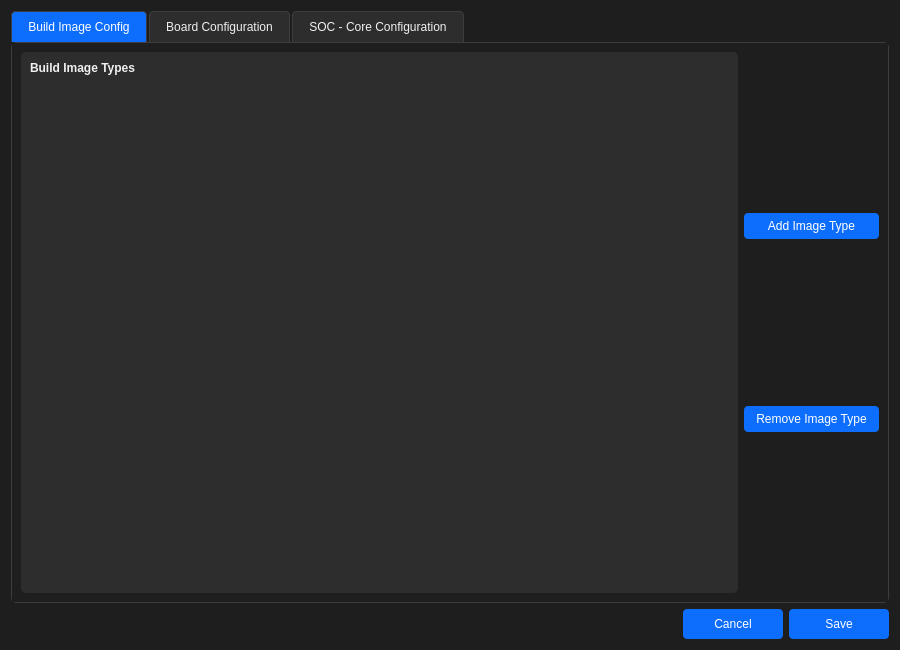
<?xml version="1.0" encoding="UTF-8"?>
<ui version="4.0">
 <class>CoreConfigManager</class>
 <widget class="QWidget" name="CoreConfigManager">
  <property name="geometry">
   <rect>
    <x>0</x>
    <y>0</y>
    <width>900</width>
    <height>650</height>
   </rect>
  </property>
  <property name="windowTitle">
   <string>Core Configuration Manager</string>
  </property>
  <property name="styleSheet">
   <string notr="true">/* Dark theme stylesheet */
QWidget {
    background-color: #1e1e1e;
    color: #f0f0f0;
}

QLabel {
    color: #f0f0f0;
}

QFrame {
    background-color: #2d2d2d;
    border-radius: 5px;
}

QPushButton {
    background-color: #0d6efd;
    color: white;
    border: none;
    padding: 6px 12px;
    border-radius: 4px;
}

QPushButton:hover {
    background-color: #0b5ed7;
}

QPushButton:pressed {
    background-color: #0a58ca;
}

QTabWidget::pane {
    border: 1px solid #3d3d3d;
    background-color: #1e1e1e;
    border-radius: 5px;
}

QTabBar::tab {
    background-color: #2d2d2d;
    color: #f0f0f0;
    padding: 8px 16px;
    border-top-left-radius: 4px;
    border-top-right-radius: 4px;
    border: 1px solid #3d3d3d;
    border-bottom: none;
    margin-right: 2px;
}

QTabBar::tab:selected {
    background-color: #0d6efd;
    color: white;
}

QTabBar::tab:hover {
    background-color: #3d3d3d;
}

QTabBar::tab:selected:hover {
    background-color: #0b5ed7;
}

QTreeWidget, QTableWidget {
    background-color: #2d2d2d;
    alternate-background-color: #363636;
    border: 1px solid #3d3d3d;
    gridline-color: #3d3d3d;
}

QHeaderView::section {
    background-color: #3d3d3d;
    color: #f0f0f0;
    padding: 5px;
    border: 1px solid #505050;
}

QLineEdit, QPlainTextEdit, QSpinBox, QDoubleSpinBox, QComboBox, QDateTimeEdit {
    background-color: #363636;
    border: 1px solid #505050;
    color: #f0f0f0;
    padding: 4px;
    border-radius: 3px;
}

QLineEdit:focus, QPlainTextEdit:focus, QSpinBox:focus, QDoubleSpinBox:focus, QComboBox:focus, QDateTimeEdit:focus {
    border: 1px solid #0d6efd;
}

QScrollBar:vertical {
    background-color: #2d2d2d;
    width: 12px;
    margin: 0px;
}

QScrollBar::handle:vertical {
    background-color: #505050;
    min-height: 20px;
    border-radius: 6px;
}

QScrollBar::handle:vertical:hover {
    background-color: #0d6efd;
}

QScrollBar:horizontal {
    background-color: #2d2d2d;
    height: 12px;
    margin: 0px;
}

QScrollBar::handle:horizontal {
    background-color: #505050;
    min-width: 20px;
    border-radius: 6px;
}

QScrollBar::handle:horizontal:hover {
    background-color: #0d6efd;
}

QScrollBar::add-line, QScrollBar::sub-line {
    border: none;
    background: none;
}

QScrollBar::add-page, QScrollBar::sub-page {
    background: none;
}</string>
  </property>
  <layout class="QVBoxLayout" name="main_layout">
   <item>
    <widget class="QTabWidget" name="tab_widget">
     <property name="currentIndex">
      <number>0</number>
     </property>
     <widget class="QWidget" name="build_image_tab">
      <attribute name="title">
       <string>Build Image Config</string>
      </attribute>
      <layout class="QHBoxLayout" name="build_image_layout">
       <item>
        <widget class="QFrame" name="build_image_frame">
         <property name="sizePolicy">
          <sizepolicy hsizetype="Expanding" vsizetype="Expanding">
           <horstretch>0</horstretch>
           <verstretch>0</verstretch>
          </sizepolicy>
         </property>
         <property name="frameShape">
          <enum>QFrame::StyledPanel</enum>
         </property>
         <property name="frameShadow">
          <enum>QFrame::Raised</enum>
         </property>
         <layout class="QVBoxLayout" name="build_image_frame_layout">
          <item>
           <widget class="QLabel" name="build_image_label">
            <property name="font">
             <font>
              <weight>75</weight>
              <bold>true</bold>
             </font>
            </property>
            <property name="text">
             <string>Build Image Types</string>
            </property>
           </widget>
          </item>
          <item>
           <widget class="QListView" name="build_image_list_view">
            <property name="sizePolicy">
             <sizepolicy hsizetype="Expanding" vsizetype="Expanding">
              <horstretch>0</horstretch>
              <verstretch>0</verstretch>
             </sizepolicy>
            </property>
           </widget>
          </item>
         </layout>
        </widget>
       </item>
       <item>
        <layout class="QVBoxLayout" name="build_image_button_layout">
         <item>
          <spacer name="verticalSpacer">
           <property name="orientation">
            <enum>Qt::Vertical</enum>
           </property>
           <property name="sizeHint" stdset="0">
            <size>
             <width>20</width>
             <height>40</height>
            </size>
           </property>
          </spacer>
         </item>
         <item>
          <widget class="QPushButton" name="add_image_type_button">
           <property name="text">
            <string>Add Image Type</string>
           </property>
          </widget>
         </item>
         <item>
          <spacer name="verticalSpacer_2">
           <property name="orientation">
            <enum>Qt::Vertical</enum>
           </property>
           <property name="sizeHint" stdset="0">
            <size>
             <width>20</width>
             <height>20</height>
            </size>
           </property>
          </spacer>
         </item>
         <item>
          <widget class="QPushButton" name="remove_image_type_button">
           <property name="text">
            <string>Remove Image Type</string>
           </property>
          </widget>
         </item>
         <item>
          <spacer name="verticalSpacer_3">
           <property name="orientation">
            <enum>Qt::Vertical</enum>
           </property>
           <property name="sizeHint" stdset="0">
            <size>
             <width>20</width>
             <height>40</height>
            </size>
           </property>
          </spacer>
         </item>
        </layout>
       </item>
      </layout>
     </widget>
     <widget class="QWidget" name="board_config_tab">
      <attribute name="title">
       <string>Board Configuration</string>
      </attribute>
      <layout class="QHBoxLayout" name="board_config_layout">
       <item>
        <widget class="QFrame" name="board_list_frame">
         <property name="sizePolicy">
          <sizepolicy hsizetype="Expanding" vsizetype="Expanding">
           <horstretch>0</horstretch>
           <verstretch>0</verstretch>
          </sizepolicy>
         </property>
         <property name="frameShape">
          <enum>QFrame::StyledPanel</enum>
         </property>
         <property name="frameShadow">
          <enum>QFrame::Raised</enum>
         </property>
         <layout class="QVBoxLayout" name="board_list_layout">
          <item>
           <widget class="QLabel" name="board_frame_label">
            <property name="font">
             <font>
              <weight>75</weight>
              <bold>true</bold>
             </font>
            </property>
            <property name="text">
             <string>Supported Board Lists</string>
            </property>
           </widget>
          </item>
          <item>
           <widget class="QListView" name="board_list_view"/>
          </item>
         </layout>
        </widget>
       </item>
       <item>
        <layout class="QVBoxLayout" name="board_button_layout">
         <item>
          <spacer name="verticalSpacer_10">
           <property name="orientation">
            <enum>Qt::Vertical</enum>
           </property>
           <property name="sizeHint" stdset="0">
            <size>
             <width>20</width>
             <height>40</height>
            </size>
           </property>
          </spacer>
         </item>
         <item>
          <widget class="QPushButton" name="add_board_button">
           <property name="text">
            <string>Add Board</string>
           </property>
          </widget>
         </item>
         <item>
          <spacer name="verticalSpacer_11">
           <property name="orientation">
            <enum>Qt::Vertical</enum>
           </property>
           <property name="sizeHint" stdset="0">
            <size>
             <width>20</width>
             <height>20</height>
            </size>
           </property>
          </spacer>
         </item>
         <item>
          <widget class="QPushButton" name="remove_board_button">
           <property name="text">
            <string>Remove Board</string>
           </property>
          </widget>
         </item>
         <item>
          <spacer name="verticalSpacer_12">
           <property name="orientation">
            <enum>Qt::Vertical</enum>
           </property>
           <property name="sizeHint" stdset="0">
            <size>
             <width>20</width>
             <height>40</height>
            </size>
           </property>
          </spacer>
         </item>
        </layout>
       </item>
      </layout>
     </widget>
     <widget class="QWidget" name="soc_core_tab">
      <attribute name="title">
       <string>SOC - Core Configuration</string>
      </attribute>
      <layout class="QHBoxLayout" name="soc_core_layout">
       <item>
        <widget class="QFrame" name="soc_core_config_frame">
         <property name="sizePolicy">
          <sizepolicy hsizetype="Expanding" vsizetype="Expanding">
           <horstretch>0</horstretch>
           <verstretch>0</verstretch>
          </sizepolicy>
         </property>
         <property name="frameShape">
          <enum>QFrame::StyledPanel</enum>
         </property>
         <property name="frameShadow">
          <enum>QFrame::Raised</enum>
         </property>
         <layout class="QVBoxLayout" name="soc_core_config_layout">
          <item>
           <widget class="QLabel" name="soc_core_label">
            <property name="font">
             <font>
              <weight>75</weight>
              <bold>true</bold>
             </font>
            </property>
            <property name="text">
             <string>SOC - Core Configuration List</string>
            </property>
           </widget>
          </item>
          <item>
           <widget class="QTreeView" name="soc_core_tree_view">
            <property name="sizePolicy">
             <sizepolicy hsizetype="Expanding" vsizetype="Expanding">
              <horstretch>0</horstretch>
              <verstretch>0</verstretch>
             </sizepolicy>
            </property>
           </widget>
          </item>
         </layout>
        </widget>
       </item>
       <item>
        <layout class="QVBoxLayout" name="soc_core_button_layout">
         <item>
          <spacer name="verticalSpacer_4">
           <property name="orientation">
            <enum>Qt::Vertical</enum>
           </property>
           <property name="sizeHint" stdset="0">
            <size>
             <width>20</width>
             <height>40</height>
            </size>
           </property>
          </spacer>
         </item>
         <item>
          <widget class="QPushButton" name="add_soc_button">
           <property name="text">
            <string>Add SOC</string>
           </property>
          </widget>
         </item>
         <item>
          <spacer name="verticalSpacer_5">
           <property name="orientation">
            <enum>Qt::Vertical</enum>
           </property>
           <property name="sizeHint" stdset="0">
            <size>
             <width>20</width>
             <height>20</height>
            </size>
           </property>
          </spacer>
         </item>
         <item>
          <widget class="QPushButton" name="remove_soc_button">
           <property name="text">
            <string>Remove SOC</string>
           </property>
          </widget>
         </item>
         <item>
          <spacer name="verticalSpacer_6">
           <property name="orientation">
            <enum>Qt::Vertical</enum>
           </property>
           <property name="sizeHint" stdset="0">
            <size>
             <width>20</width>
             <height>20</height>
            </size>
           </property>
          </spacer>
         </item>
         <item>
          <widget class="QPushButton" name="add_core_button">
           <property name="text">
            <string>Add Core</string>
           </property>
          </widget>
         </item>
         <item>
          <spacer name="verticalSpacer_7">
           <property name="orientation">
            <enum>Qt::Vertical</enum>
           </property>
           <property name="sizeHint" stdset="0">
            <size>
             <width>20</width>
             <height>20</height>
            </size>
           </property>
          </spacer>
         </item>
         <item>
          <widget class="QPushButton" name="remove_core_button">
           <property name="text">
            <string>Remove Core</string>
           </property>
          </widget>
         </item>
         <item>
          <spacer name="verticalSpacer_8">
           <property name="orientation">
            <enum>Qt::Vertical</enum>
           </property>
           <property name="sizeHint" stdset="0">
            <size>
             <width>20</width>
             <height>40</height>
            </size>
           </property>
          </spacer>
         </item>
        </layout>
       </item>
      </layout>
     </widget>
    </widget>
   </item>
   <item>
    <layout class="QHBoxLayout" name="bottom_button_layout">
     <item>
      <spacer name="horizontalSpacer">
       <property name="orientation">
        <enum>Qt::Horizontal</enum>
       </property>
       <property name="sizeHint" stdset="0">
        <size>
         <width>40</width>
         <height>20</height>
        </size>
       </property>
      </spacer>
     </item>
     <item>
      <widget class="QPushButton" name="cancel_button">
       <property name="minimumSize">
        <size>
         <width>100</width>
         <height>30</height>
        </size>
       </property>
       <property name="text">
        <string>Cancel</string>
       </property>
      </widget>
     </item>
     <item>
      <widget class="QPushButton" name="save_button">
       <property name="minimumSize">
        <size>
         <width>100</width>
         <height>30</height>
        </size>
       </property>
       <property name="text">
        <string>Save</string>
       </property>
      </widget>
     </item>
    </layout>
   </item>
  </layout>
 </widget>
 <resources/>
 <connections/>
</ui>
